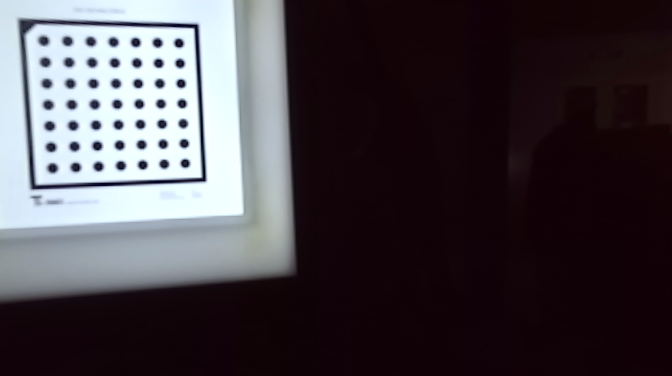
//> input picture data/4/Right08.png, 672 x 376 px
$ ./g2o_main   (built with g++ and OpenCV 4)
//> lines starting //> are read from the running program, lines starting //| are printed output that depends on the picture; after the words box and inside, x2 and y2 are one past the last pixel; in counts of white or black regions, pixels touching at a corner belong together
//#include "include/Converter.h"
#include"include/Optimizer.h"
#include <iostream>
#include <opencv2/core/opengl.hpp>
#include "opencv2/opencv.hpp"
#include "opencv2/features2d.hpp"
#include "opencv2/xfeatures2d.hpp"
#include <string>
#include <vector>
#include <algorithm>
#include <numeric>

using namespace std;
using namespace cv;

std::string intrinsic_filename = "zed_final/intrinsics.yml";
std::string extrinsic_filename = "zed_final/extrinsics.yml";
Mat R, T, R1, P1, R2, P2,Q;
Mat M1, D1, M2, D2;
Size boardSize(7,7);

void save_points3d(Mat& points3d){
    ;
}

void chessboard(string file,Mat& pointbuf_,bool left_cam){
//> called with file = "4/Right08.png", left_cam = false
    Mat frame=imread(file,IMREAD_GRAYSCALE),pointbuf;
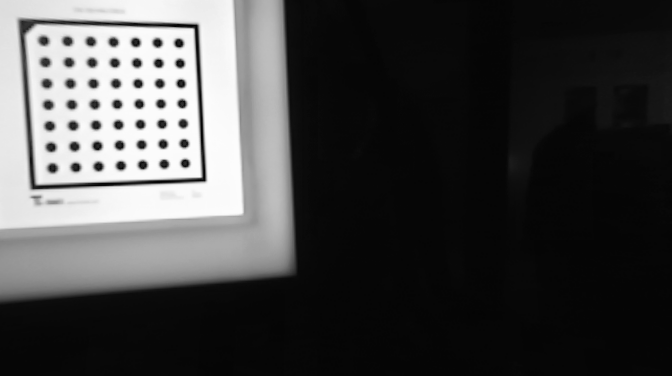
//> frame: 376 rows x 672 cols, CV_8UC1; min 3, max 253, mean 69
    bool found = findCirclesGrid( frame, boardSize, pointbuf );
//> pointbuf = 49 pairs, first value 43.41 to 184.8, second value 40.35 to 167.8; found = true
    if(found)
        drawChessboardCorners( frame, boardSize, pointbuf, found );
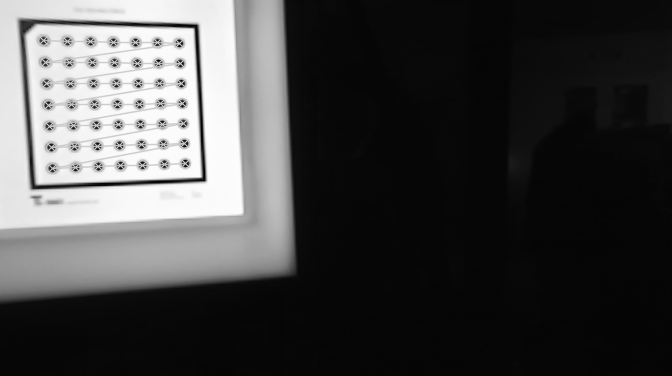
//> frame: 376 rows x 672 cols, CV_8UC1; 3.28% of pixels changed, all inside (x1, y1, x2, y2) = (37, 35, 192, 175)
    else cout<<"F*"<<endl;
    imshow("yes1",frame);
    if(left_cam)
        undistortPoints(pointbuf,pointbuf_,M1,D1,R1,P1);
    else
//> (the run ends here: the program stops with an error, at `undistortPoints(pointbuf,pointbuf_,M2,D2,R2,P2);`)

$ run again, with data/4/Left00.png copied over data/4/Right08.png
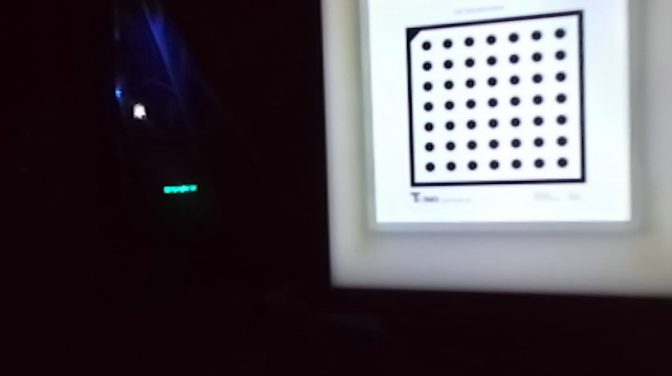
//> input picture data/4/Left00.png, 672 x 376 px
//> in chessboard, `Mat frame=imread(file,IMREAD_GRAYSCALE),pointbuf;`:
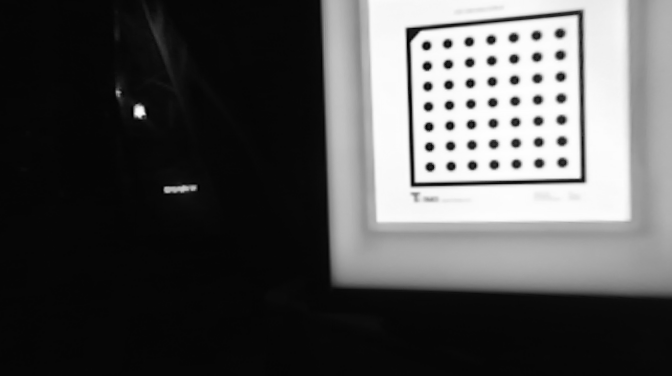
//> frame: 376 rows x 672 cols, CV_8UC1; min 0, max 254, mean 82.6
//> pointbuf = 49 pairs, first value 426.1 to 561.9, second value 33.01 to 166.5; found = true
//> in chessboard, `drawChessboardCorners( frame, boardSize, pointbuf, found );`:
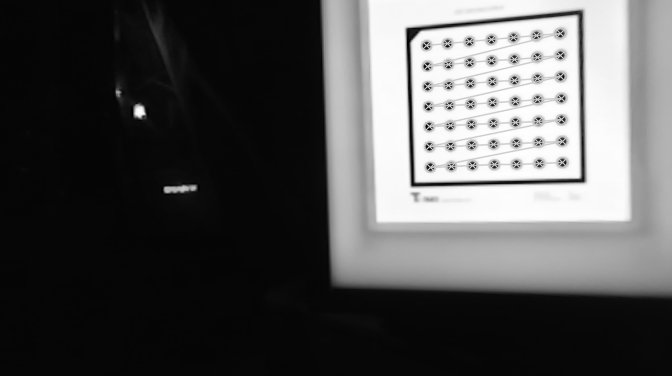
//> frame: 376 rows x 672 cols, CV_8UC1; 3.31% of pixels changed, all inside (x1, y1, x2, y2) = (420, 27, 569, 174)

$ run again, with data/4/Left01.png copied over data/4/Right08.png
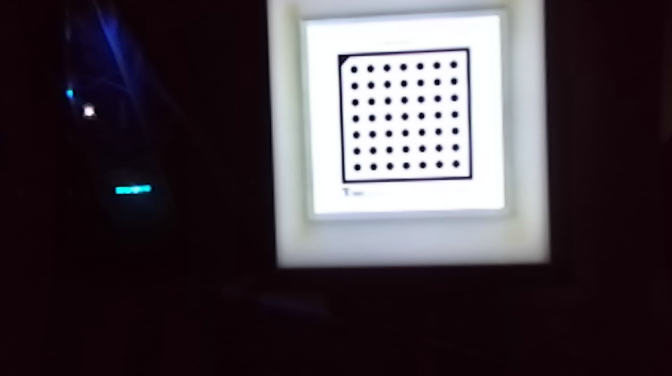
//> input picture data/4/Left01.png, 672 x 376 px
//> in chessboard, `Mat frame=imread(file,IMREAD_GRAYSCALE),pointbuf;`:
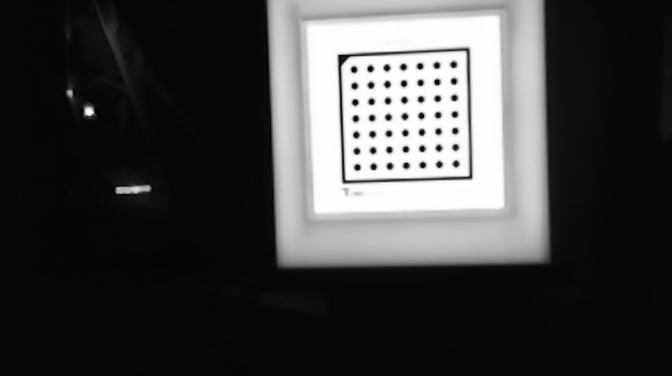
//> frame: 376 rows x 672 cols, CV_8UC1; min 1, max 254, mean 65.4
//> pointbuf = 49 pairs, first value 353.7 to 455.6, second value 64.21 to 167; found = true
//> in chessboard, `drawChessboardCorners( frame, boardSize, pointbuf, found );`:
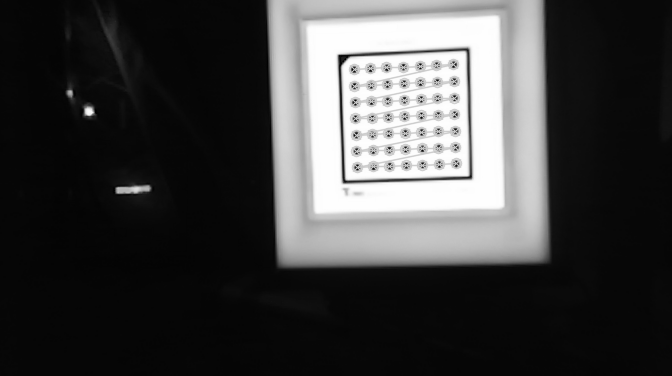
//> frame: 376 rows x 672 cols, CV_8UC1; 2.83% of pixels changed, all inside (x1, y1, x2, y2) = (348, 58, 463, 174)

$ run again, with data/4/Left02.png copied over data/4/Right08.png
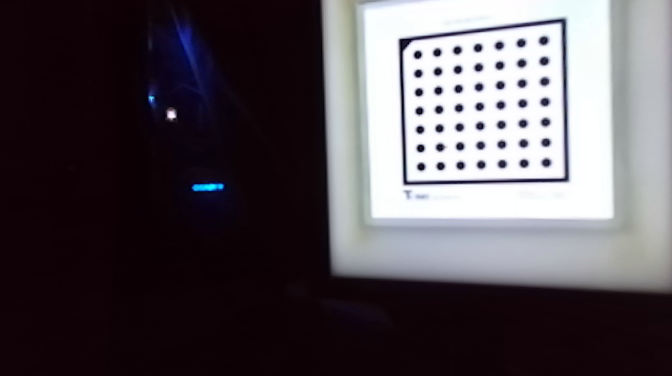
//> input picture data/4/Left02.png, 672 x 376 px
//> in chessboard, `Mat frame=imread(file,IMREAD_GRAYSCALE),pointbuf;`:
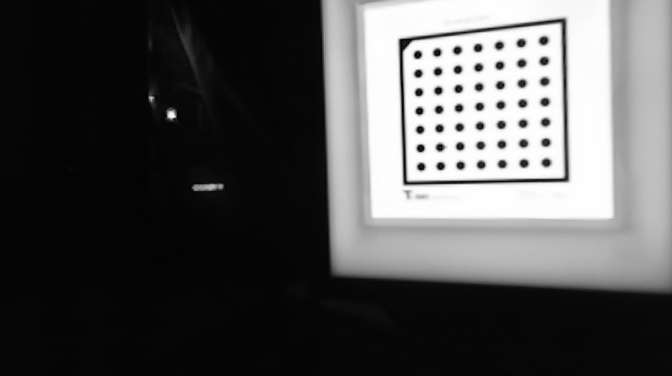
//> frame: 376 rows x 672 cols, CV_8UC1; min 1, max 254, mean 82.6
//> pointbuf = 49 pairs, first value 417.4 to 545.9, second value 40.22 to 166.4; found = true
//> in chessboard, `drawChessboardCorners( frame, boardSize, pointbuf, found );`:
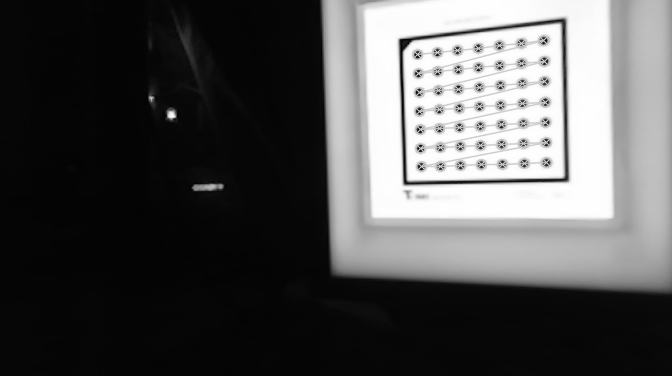
//> frame: 376 rows x 672 cols, CV_8UC1; 3.27% of pixels changed, all inside (x1, y1, x2, y2) = (411, 34, 553, 173)
